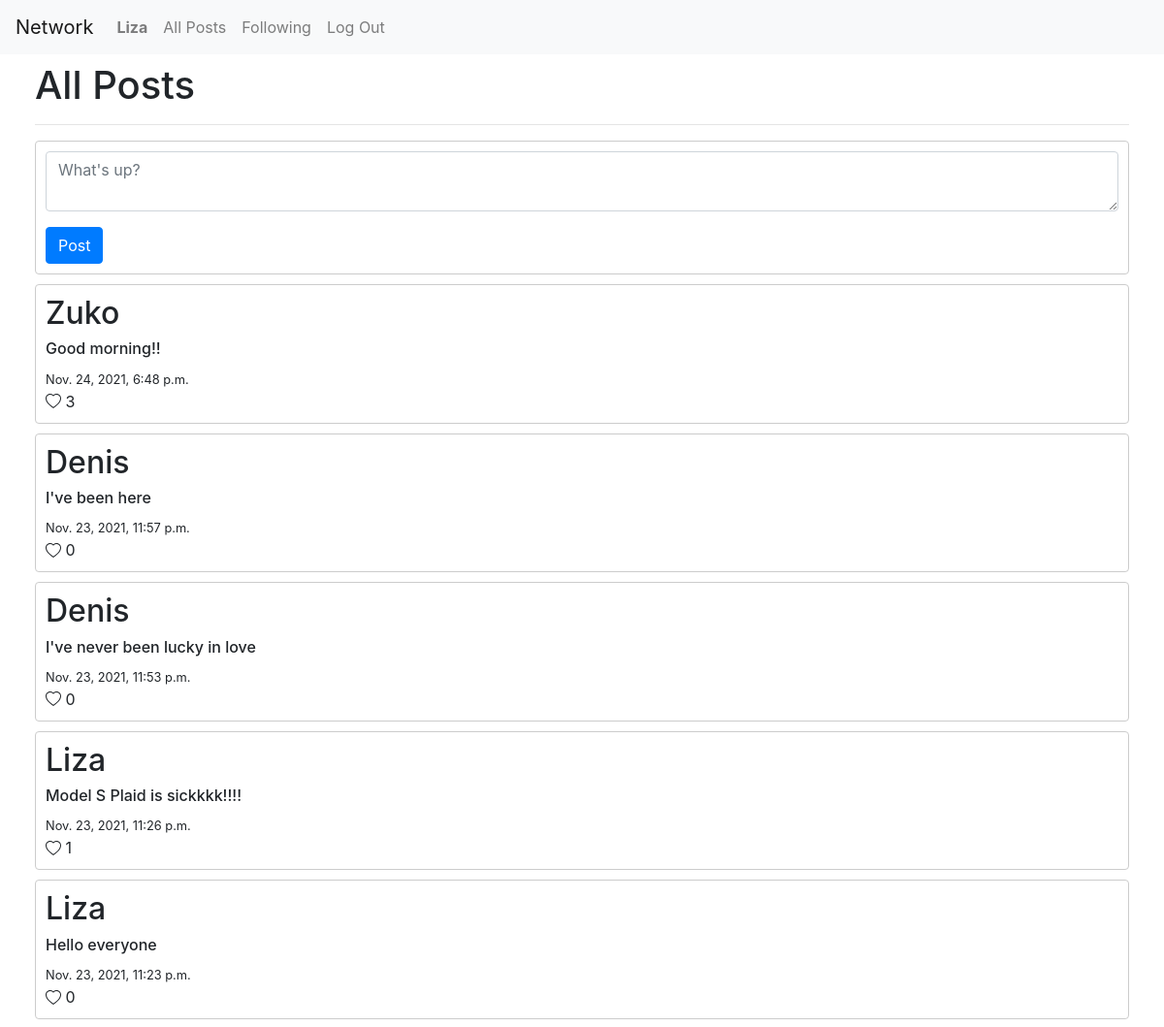
/ (signed in), run on the app's committed database.
### network/models.py (models this page shows)
class User(AbstractUser):
    pass

class Posts(models.Model):
    content = models.TextField()
    date =  models.DateTimeField(auto_now_add=True)
    user = models.ForeignKey(User, on_delete=models.CASCADE)
    likers = models.ManyToManyField(User, related_name='liked', blank=True)
    likesCount = models.IntegerField(default=0)

### network/views.py (the view)
# urls.py: path("", views.index, name="index"),
def index(request):
    if request.user.is_authenticated:
        if request.method =="POST":
            content = request.POST["content"]
            user = request.user
            new_post = Posts.objects.create(user=user, content=content)
            new_post.save()
            return HttpResponseRedirect(reverse("index"))
        else:
            posts = Posts.objects.order_by("-date").all()
            for post in posts:
                post.likesCount = post.likers.count()
                post.save()
            return render(request, "network/index.html", {
                "posts": posts
            })
    else:
        return render(request, "network/login.html")

### network/templates/network/index.html (shortened to what this page needs)
{% extends "network/layout.html" %}
{% block body %}
<h1>All Posts</h1>
<hr />
<div class="post" id="newPost">
  <form action="{% url 'index' %}" method="POST">
    <div class="form-group">
      <textarea
        placeholder="What's up?"
        name="content"
        class="form-control w-100"
        maxlength="200"
      ></textarea>
    </div>
    <input class="btn btn-primary" type="submit" value="Post" />
  </form>
</div>
{% for post in posts%}
<div class="post">
  <h2>{{post.user.username}}</h2>
  <h6>{{post.content}}</h6>
  <small>{{post.date}}</small>
  <div id="likeIcon">
    <span>
      {{post.likesCount}}
    </span>
  </div>
</div>
{%endfor%}
{% endblock %}

### network/templates/network/layout.html (shortened to what this page needs)
{% load static %}
<!DOCTYPE html>
<html lang="en">
    <head>
        <link rel="stylesheet" href="https://stackpath.bootstrapcdn.com/bootstrap/4.4.1/css/bootstrap.min.css">
        <link href="{% static 'network/styles.css' %}" rel="stylesheet">
    </head>
    <body>
        <nav class="navbar navbar-expand-lg navbar-light bg-light">
            <a class="navbar-brand" href="{% url 'index' %}">Network</a>
            <div>
              <ul class="navbar-nav mr-auto">
                {% if user.is_authenticated %}
                    <li class="nav-item">
                        <a class="nav-link" href="{% url 'profile' user.username %}"><strong>{{ user.username }}</strong></a>
                    </li>
                {% endif %}
                <li class="nav-item">
                  <a class="nav-link" href="{% url 'index' %}">All Posts</a>
                </li>
                {% if user.is_authenticated %}
                    <li class="nav-item">
                        <a class="nav-link" href="#">Following</a>
                    </li>
                    <li class="nav-item">
                        <a class="nav-link" href="{% url 'logout' %}">Log Out</a>
                    </li>
                {% endif %}
              </ul>
            </div>
          </nav>
        <div class="body">
            {% block body %}
            {% endblock %}
        </div>
    </body>
</html>

### network/static/network/styles.css (style rules this page uses)
.body { margin: 0 20px; padding: 8px 16px; }
.post { max-height: fit-content; border: 1px solid #ccc; border-radius: 4px; padding: 10px; }
.post:not(:last-child) { margin-bottom: 10px; }
textarea { border: none; }
svg { margin-bottom: 2px; }

### data on the page
User: username "Liza"
Posts: user.username "Zuko", content "Good morning!!", date "Nov. 24, 2021, 6:48 p.m.", likesCount "3"
Posts: user.username "Denis", content "I've been here", date "Nov. 23, 2021, 11:57 p.m.", likesCount "0"
Posts: user.username "Denis", content "I've never been lucky in love", date "Nov. 23, 2021, 11:53 p.m.", likesCount "0"
Posts: user.username "Liza", content "Model S Plaid is sickkkk!!!!", date "Nov. 23, 2021, 11:26 p.m.", likesCount "1"
Posts: user.username "Liza", content "Hello everyone", date "Nov. 23, 2021, 11:23 p.m.", likesCount "0"
